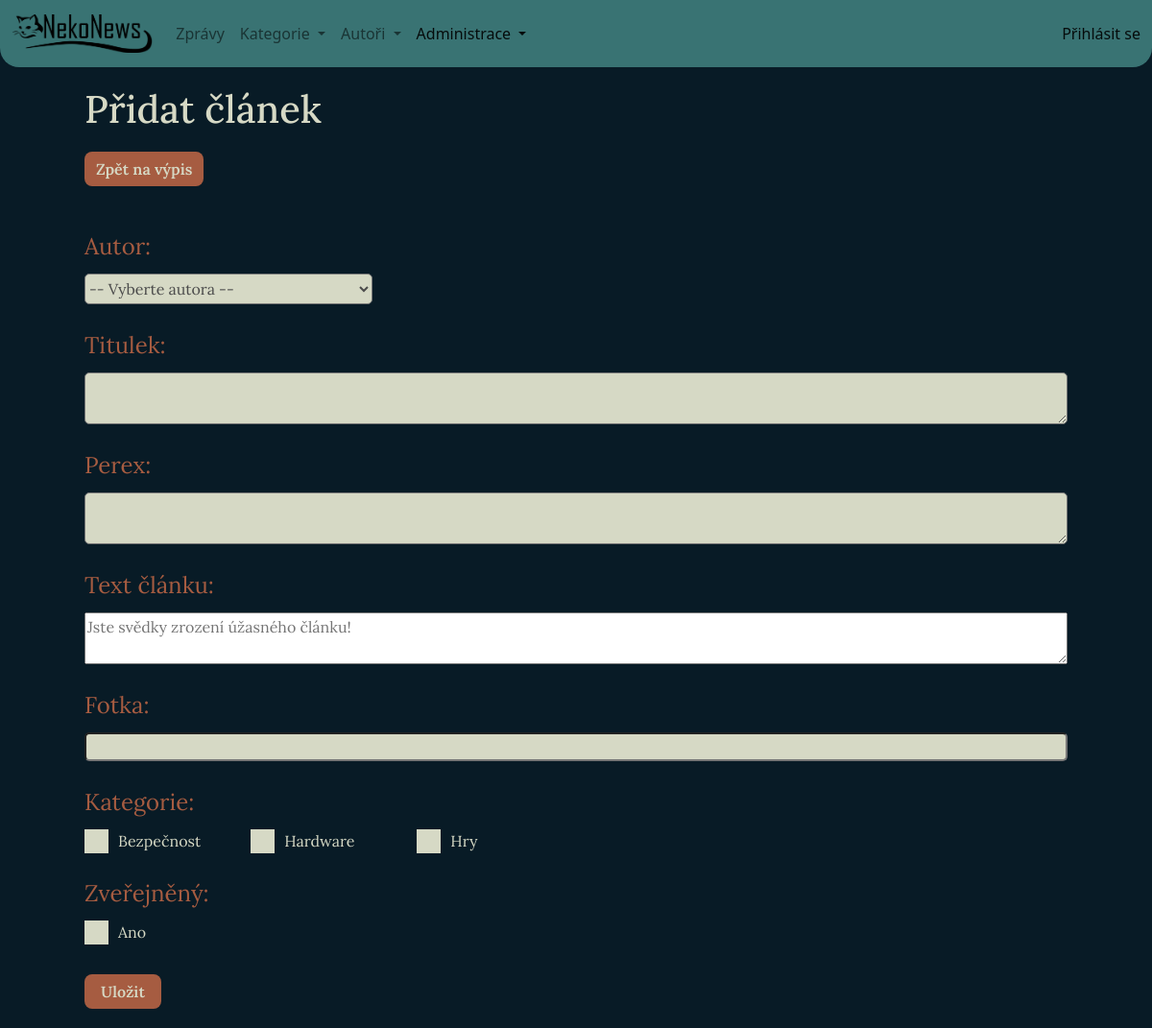
Screenshot of /admin/article-editor.php with the database file from the repository.
### tables this page shows
CREATE TABLE `category`
(
    `id`   int(11)                           NOT NULL,
    `name` varchar(50) NOT NULL
);

### model/CategoryRepository.php (called while the page is built, shortened)
<?php
class CategoryRepository extends BaseRepository
{
    protected function getTableName()
    {
        return 'category';
    }
}

### model/BaseRepository.php (called while the page is built, shortened)
<?php
abstract class BaseRepository
{
    protected $dbConn;
    public function __construct(Database $db)
    {
        $this->dbConn = $db;
    }
    public function getAll()
    {
        $sql = 'SELECT * FROM ' . $this->getTableName() . ' ORDER BY name';
        return $this->dbConn->selectAll($sql);
    }
}

### model/Database.php (called while the page is built, shortened)
<?php
class Database
{
    private $conn;
    public function __construct()
    {
        $this->conn = new PDO('mysql:host=' . self::HOST . ';dbname=' . self::DBNAME ,
            self::USER,
            self::PASS, [
                PDO::ATTR_ERRMODE => PDO::ERRMODE_EXCEPTION
            ]);
        $this->conn->query('SET NAMES utf8');
    }
    public function selectAll($sql, $params = [])
    {
        $stmt = $this->execute($sql, $params);
        return $stmt->fetchAll();
    }
    protected function execute($sql, $params)
    {
        $stmt = $this->conn->prepare($sql);
        $stmt->execute($params);
        return $stmt;
    }
}

### admin/article-editor.php (the view, shortened to what this page needs)
<?php
require_once '../tools/Tools.php';
$db = new Database();
$categoryRepo = new CategoryRepository($db);
$article = false;
$allCategories = $categoryRepo->getAll();
?>
<!DOCTYPE html>
<html lang="cs">
<head>
    <link rel="stylesheet" href="../source/styles/style.css">
</head>
<body>
<?php
require_once '../source/pages/navbar.php';
?>
<main class="editor-page">
    <section class="page-header white-font author-editor-header">
        <h1>
            <?php if ($article) { ?>
                Upravit článek
            <?php } else { ?>
                Přidat článek
            <?php } ?>
        </h1>
        <a href="articles.php">
            <button type="button" class="btn btn-bd-primary">Zpět na výpis</button>
        </a>
    </section>
    <section class="editor">
        <form action="" method="post" id="article-form">
            <label for="author" class="label-header">Autor: </label>
            <select name="author" id="author" class="text-input select-box" required>
                <option value="" hidden>-- Vyberte autora --</option>
            </select>
            <label for="title" class="label-header">Titulek: </label>
            <textarea name="title" id="title" class="text-input" required
            ><?= $article ? $article['title'] : '' ?></textarea>
            <label for="perex" class="label-header">Perex: </label>
            <textarea name="perex" id="perex" class="text-input" required
            ><?= $article ? $article['perex'] : '' ?></textarea>
            <label for="article-text" class="label-header">Text článku:</label>
            <textarea name="article-text" id="article-text"
                      placeholder="Jste svědky zrození úžasného článku!"
            ><?= $article ? $article['text'] : '' ?></textarea>
            <label for="photo" class="label-header">Fotka: </label>
            <input type="url" name="photo" id="photo" class="text-input"
                   value="<?= $article ? $article['image'] : '' ?>">
            <label class="label-header">Kategorie: </label>
            <div class="categories-selection">
                <?php foreach ($allCategories as $category) { ?>
                    <div>
                        <label for="<?= $category['id'] ?>" class="category-label container"><?= $category['name'] ?>
                            <span class="checkmark"></span>
                        </label>
                    </div>
                <?php } ?>
            </div>
            <label class="label-header">Zveřejněný: </label>
            <label class="container category-label" for="published">Ano
                <span class="checkmark"></span>
            </label>
            <button type="submit" class="btn btn-bd-primary btn-save">Uložit</button>
        </form>
    </section>
</main>
</body>
</html>

### source/styles/style.css (style rules this page uses)
* { --primary-background: #081B26; --secondary-background: #397373; --primary-font: #4B4B4B; --secondary-font: #D6D9C5; --primary-additional: #A65C41; --secondary-aditional: #8C2C23; }
body { background-color: var(--primary-background); color: var(--primary-font); }
main { font-family: Lora, serif; }
.white-font { color: var(--secondary-font); }
a { outline: none; }
body { margin: 0; }
main { margin: 25px; }
.editor { margin: 20px 0; }
.editor label { color: var(--primary-additional); font-size: 1.5rem; }
.editor input { background-color: var(--secondary-font); color: var(--primary-font); }
.text-input { border-radius: 5px; width: 100%; background-color: var(--secondary-font); }
.editor > form { display: grid; grid-template-columns: 15% 85%; row-gap: 1rem; }
#article-form { grid-template-columns: unset; row-gap: unset; }
.label-header { margin-top: 25px; margin-bottom: 10px; }
#article-form textarea, select { resize: vertical; min-height: 2rem; color: var(--primary-font); }
.btn-save { margin-top: 2rem; width: 5rem; grid-column: 1/2; }
.author-editor-header h1 { margin-bottom: 20px; }
.select-box { max-width: 300px; }
.categories-selection { display: grid; gap: 15px; grid-template-columns: repeat(2, 1fr); }
.editor .category-label { color: var(--secondary-font); font-size: 1rem; margin: 0; }
@media screen and (min-width: 768px) { .categories-selection { grid-template-columns: repeat(4, 1fr); } }
@media screen and (min-width: 1024px) { main { max-width: 1024px; margin: 20px auto; } }
@media screen and (min-width: 1024px) { .categories-selection { grid-template-columns: repeat(6, 1fr); } }
.container { display: block; position: relative; padding-left: 35px; margin-bottom: 12px; cursor: pointer; font-size: 22px; -webkit-user-select: none; -moz-user-select: none; -ms-user-select: none; user-select: none; }
.checkmark { position: absolute; top: 0; left: 0; height: 25px; width: 25px; background-color: var(--secondary-font); }
.checkmark:after { content: ""; position: absolute; display: none; }
.container .checkmark:after { left: 10px; top: 7px; width: 5px; height: 10px; border: solid white; border-width: 0 3px 3px 0; -webkit-transform: rotate(45deg); -ms-transform: rotate(45deg); transform: rotate(45deg); }

### rows the page displays
category: name "Bezpečnost"
category: name "Hardware"
category: name "Hry"
